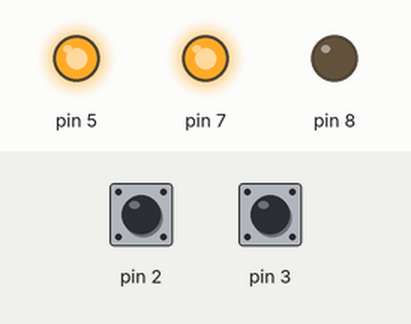
This sketch was run on a simulated Arduino Uno, built with avr-gcc and run on an emulated ATmega328P. Shown: output pins drawn as LEDs (lit = HIGH). Inputs (shaded band) come from the test bench; at power-on: pin 2 HIGH, pin 3 HIGH. What the sketch prints to the serial monitor is not drawn.

Above: at 0.1 s.
Timing chart, 0 to 1.6 s (numbered marks = the images above):
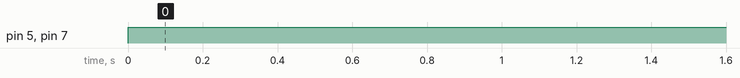

Measured:
- by itself, pin 5, pin 7: LOW → HIGH at 0.00 s

The sketch:

PID_Basic.ino
```cpp
/********************************************************
 * PID Basic Example
 * Reading analog input 0 to control analog PWM output 3
 ********************************************************/

#include <PID_v1.h>
#include <Wire.h>
#include <LiquidCrystal_I2C.h>
LiquidCrystal_I2C lcd(0x27, 20, 4);
byte degree[8] = {
  0B01110,
  0B01010,
  0B01110,
  0B00000,
  0B00000,
  0B00000,
  0B00000,
  0B00000
};
float goc;
float E,Output_first;
byte block1,block2;
volatile unsigned int temp, counter = 0;
//Define Variables we'll be connecting to
double Setpoint, Input, Output;

//Specify the links and initial tuning parameters
double Kp=16, Ki=0.01, Kd=7;

PID myPID(&Input, &Output, &Setpoint, Kp, Ki, Kd, DIRECT);

void setup()
{
//  lcd.init();
//  lcd.backlight();
//  lcd.clear();
  Serial.begin(9600);
  pinMode(2, INPUT_PULLUP);
  pinMode(3, INPUT_PULLUP);
  pinMode(5, OUTPUT);
  pinMode(7, OUTPUT);
  pinMode(8, OUTPUT);

  attachInterrupt(0, ai0, RISING);
  attachInterrupt(1, ai1, RISING);
  //initialize the variables we're linked to
  Input = goc;
  Setpoint = 30;
  TCCR1B = TCCR1B & 0b11111000 | 1;

  //turn the PID on

  myPID.SetMode(AUTOMATIC);
  myPID.SetSampleTime(1);
   myPID.SetOutputLimits(0, 255);
}

void loop()
{
  if ( counter != temp ) {
    //float goc = 1.0 * counter * 360 / 1200;
    long x;

    x = constrain(counter, 0, 1200);
    goc = map(x, 0, 1200, 0, 359);
    if(goc>180) goc =0;
    temp = counter;
  }
  Input = map(goc,0,359,0,255);
  myPID.Compute();
  E=Setpoint-Output;
  Output_first=Output;
  if (Output > 255) Output = 255;
  if (Output < 0) Output = 0;
  if(Output_first != Output) block1=0;
  else block1=1;
  if(Output_first>0&&E>0) block2=1;
  else if(Output_first<0&&E<0) block2=0;
  if(block1&block2==0) Ki=0;
  else Ki=0.1;

  analogWrite(5, Output);
  digitalWrite(7,1);
  digitalWrite(8,0);

  Serial.println(goc);

//  lcd.print("Goc quay: ");
//  lcd.setCursor(10, 0);
//  lcd.print(goc);

}
void ai0() {
  if (digitalRead(3) == LOW) {
    counter++;
  } else {
    counter--;
  }
}
void ai1() {
  if (digitalRead(2) == LOW) {
    counter--;
  } else {
    counter++;
  }
}
```
